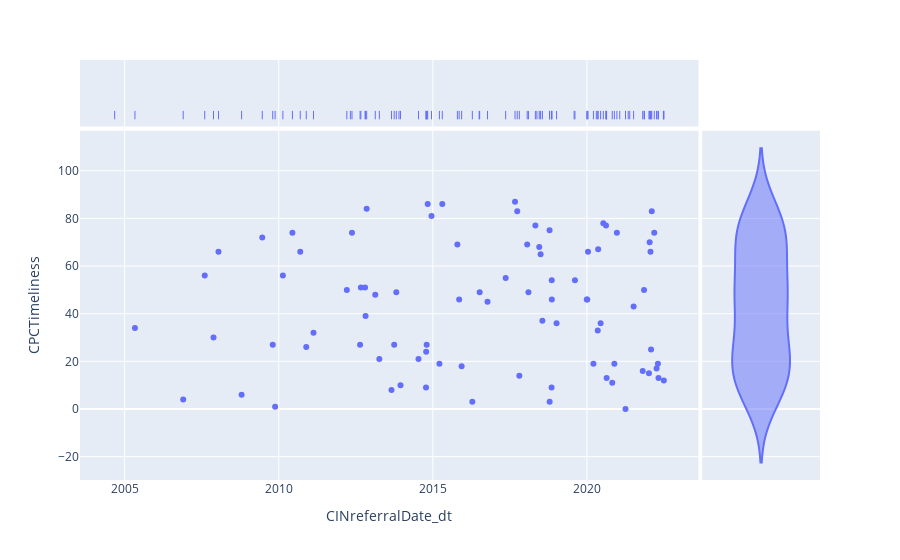

Here is the notebook cell this chart was saved with:
### Code cell
marginal_scatter = px.scatter(cin,
							x='CINreferralDate_dt',
							y='CPCTimeliness',
							marginal_y='violin',
							#marginal_x='violin',
							marginal_x='rug')

marginal_scatter.show()
